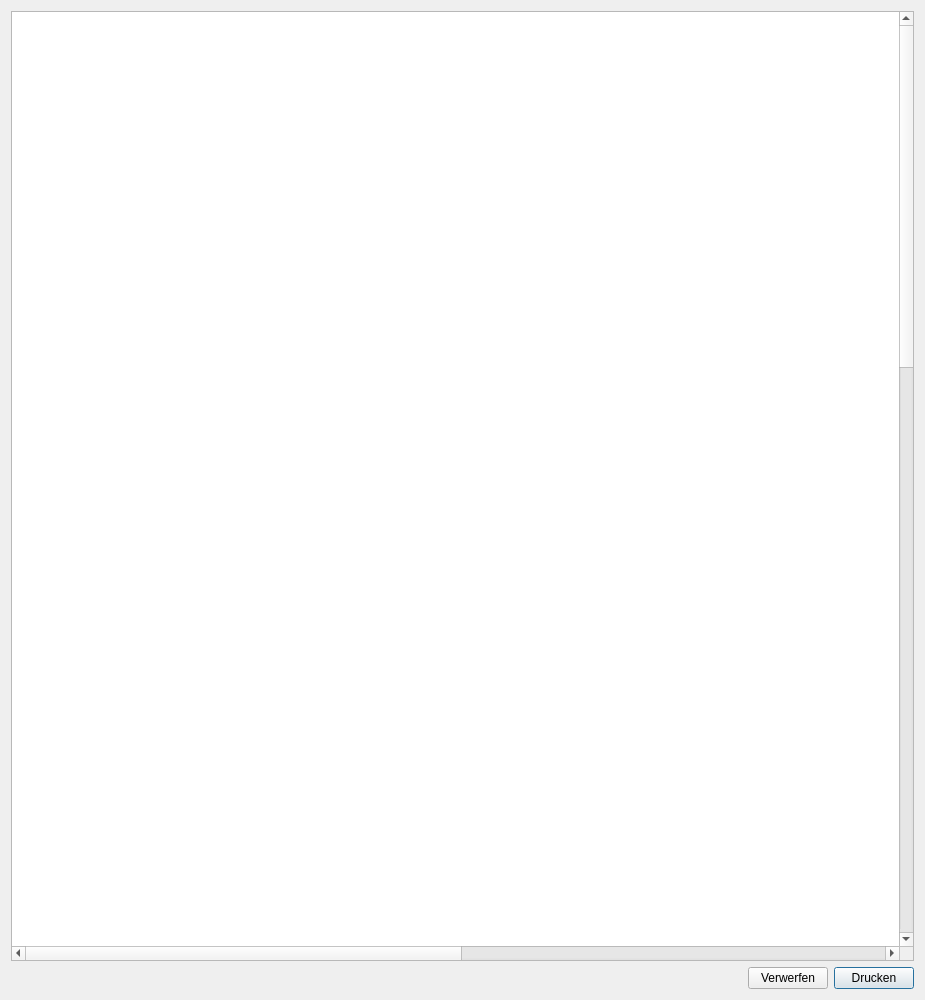
<?xml version="1.0" encoding="UTF-8"?>
<ui version="4.0">
 <class>Overview</class>
 <widget class="QDialog" name="Overview">
  <property name="geometry">
   <rect>
    <x>0</x>
    <y>0</y>
    <width>925</width>
    <height>1000</height>
   </rect>
  </property>
  <property name="maximumSize">
   <size>
    <width>925</width>
    <height>1000</height>
   </size>
  </property>
  <property name="windowTitle">
   <string>Overview</string>
  </property>
  <property name="windowIcon">
   <iconset resource="images.qrc">
    <normaloff>:/data/image/icon/FUK_Logo_Version_1_Transparent_256.ico</normaloff>:/data/image/icon/FUK_Logo_Version_1_Transparent_256.ico</iconset>
  </property>
  <property name="layoutDirection">
   <enum>Qt::LeftToRight</enum>
  </property>
  <layout class="QGridLayout" name="gridLayout">
   <item row="1" column="2">
    <widget class="QPushButton" name="druckenButton">
     <property name="text">
      <string>Drucken</string>
     </property>
    </widget>
   </item>
   <item row="1" column="1">
    <widget class="QPushButton" name="verwerfenButton">
     <property name="text">
      <string>Verwerfen</string>
     </property>
    </widget>
   </item>
   <item row="1" column="0">
    <spacer name="horizontalSpacer">
     <property name="orientation">
      <enum>Qt::Horizontal</enum>
     </property>
     <property name="sizeHint" stdset="0">
      <size>
       <width>40</width>
       <height>20</height>
      </size>
     </property>
    </spacer>
   </item>
   <item row="0" column="0" colspan="3">
    <widget class="CustomView" name="graphicsView">
     <property name="enabled">
      <bool>true</bool>
     </property>
     <property name="minimumSize">
      <size>
       <width>0</width>
       <height>0</height>
      </size>
     </property>
     <property name="contextMenuPolicy">
      <enum>Qt::NoContextMenu</enum>
     </property>
     <property name="layoutDirection">
      <enum>Qt::LeftToRight</enum>
     </property>
     <property name="sizeAdjustPolicy">
      <enum>QAbstractScrollArea::AdjustToContents</enum>
     </property>
     <property name="interactive">
      <bool>true</bool>
     </property>
     <property name="sceneRect">
      <rectf>
       <x>0.000000000000000</x>
       <y>0.000000000000000</y>
       <width>1748.000000000000000</width>
       <height>2480.000000000000000</height>
      </rectf>
     </property>
     <property name="alignment">
      <set>Qt::AlignLeading|Qt::AlignLeft|Qt::AlignTop</set>
     </property>
     <property name="dragMode">
      <enum>QGraphicsView::ScrollHandDrag</enum>
     </property>
    </widget>
   </item>
  </layout>
 </widget>
 <customwidgets>
  <customwidget>
   <class>CustomView</class>
   <extends>QGraphicsView</extends>
   <header>customview.h</header>
  </customwidget>
 </customwidgets>
 <resources>
  <include location="images.qrc"/>
 </resources>
 <connections/>
</ui>
